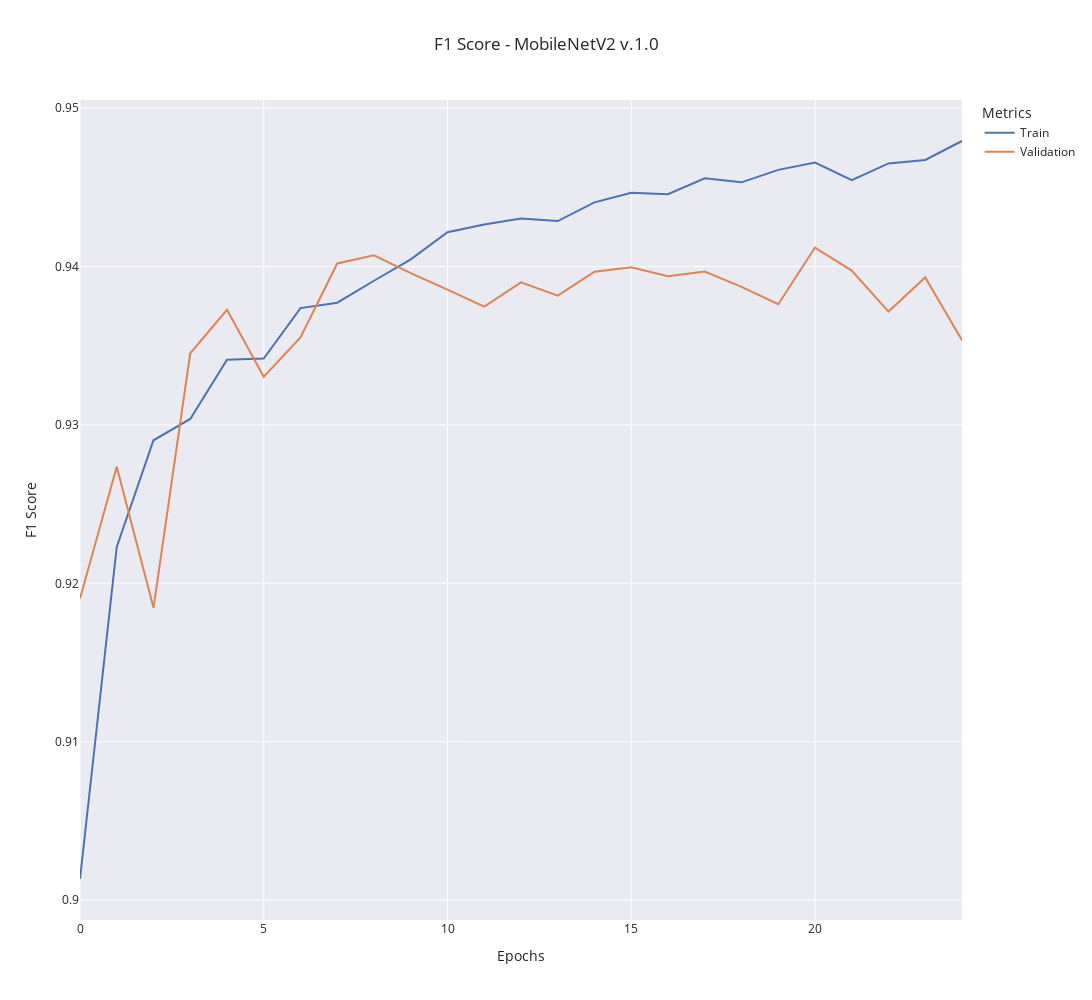

The notebook cell this image was saved under:
### Code cell
# Calcular F1-Score
train_metrics["f1_score"] = (
    2
    * (train_metrics["presision"] * train_metrics["recall"])
    / (train_metrics["presision"] + train_metrics["recall"])
)
validation_metrics["val_f1_score"] = (
    2
    * (validation_metrics["val_presision"] * validation_metrics["val_recall"])
    / (validation_metrics["val_presision"] + validation_metrics["val_recall"])
)

window_size = 0
train_data = (
    moving_average(train_metrics["f1_score"], window_size)
    if window_size != 0
    else train_metrics["f1_score"]
)
validation_data = (
    moving_average(validation_metrics["val_f1_score"], window_size)
    if window_size != 0
    else validation_metrics["val_f1_score"]
)

fig = go.Figure()

fig.add_trace(
    go.Scatter(
        y=train_data,
        x=np.arange(len(train_data)),
        mode="lines",
        name="Train",
    )
)

fig.add_trace(
    go.Scatter(
        y=validation_data,
        x=np.arange(len(validation_data)),
        mode="lines",
        name="Validation",
    )
)

fig.update_layout(
    title=f"F1 Score - {model_name} {version}",
    xaxis_title="Epochs",
    yaxis_title="F1 Score",
    legend_title="Metrics",
    template="seaborn",
    width=1200,
    height=1000,
)

fig.show()

### Figure 1 — Plotly figure (JSON) as saved in the notebook; plotly's stock layout.template omitted (floating-point values rounded to 4 significant figures)
{"data": [{"mode": "lines", "name": "Train", "type": "scatter", "x": [0, 1, 2, 3, 4, 5, 6, 7, 8, 9, 10, 11, 12, 13, 14, 15, 16, 17, 18, 19, 20, 21, 22, 23, 24], "y": [0.9013, 0.9223, 0.929, 0.9304, 0.9341, 0.9342, 0.9374, 0.9377, 0.9391, 0.9404, 0.9422, 0.9427, 0.943, 0.9429, 0.9441, 0.9447, 0.9446, 0.9456, 0.9453, 0.9461, 0.9466, 0.9455, 0.9465, 0.9467, 0.9479]}, {"mode": "lines", "name": "Validation", "type": "scatter", "x": [0, 1, 2, 3, 4, 5, 6, 7, 8, 9, 10, 11, 12, 13, 14, 15, 16, 17, 18, 19, 20, 21, 22, 23, 24], "y": [0.919, 0.9274, 0.9185, 0.9345, 0.9373, 0.933, 0.9355, 0.9402, 0.9407, 0.9396, 0.9385, 0.9375, 0.939, 0.9382, 0.9397, 0.94, 0.9394, 0.9397, 0.9387, 0.9376, 0.9412, 0.9397, 0.9372, 0.9393, 0.9354]}], "layout": {"height": 1000, "legend": {"title": {"text": "Metrics"}}, "title": {"text": "F1 Score - MobileNetV2 v.1.0"}, "width": 1200, "xaxis": {"title": {"text": "Epochs"}}, "yaxis": {"title": {"text": "F1 Score"}}}}
